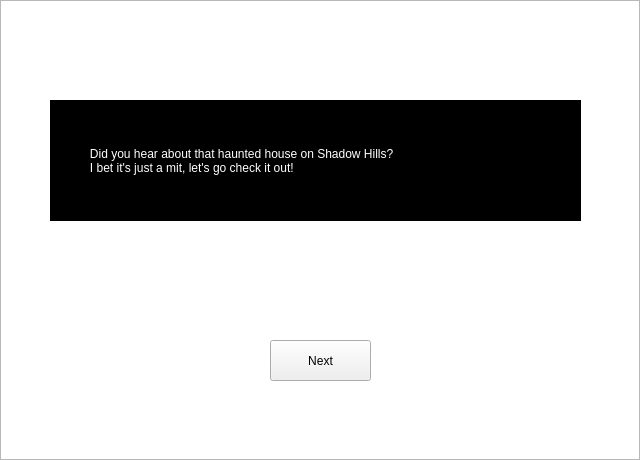
<?xml version="1.0" encoding="UTF-8"?>
<ui version="4.0">
 <class>entry</class>
 <widget class="QWidget" name="entry">
  <property name="geometry">
   <rect>
    <x>0</x>
    <y>0</y>
    <width>640</width>
    <height>460</height>
   </rect>
  </property>
  <property name="windowTitle">
   <string>Form</string>
  </property>
  <widget class="QGraphicsView" name="graphicsView">
   <property name="geometry">
    <rect>
     <x>0</x>
     <y>0</y>
     <width>640</width>
     <height>460</height>
    </rect>
   </property>
   <property name="styleSheet">
    <string notr="true">border-image: url(:/res/images/graphics1.jpg)  0 0 0 0 stretch stretch;</string>
   </property>
  </widget>
  <widget class="QPushButton" name="nextButton">
   <property name="geometry">
    <rect>
     <x>270</x>
     <y>340</y>
     <width>101</width>
     <height>41</height>
    </rect>
   </property>
   <property name="text">
    <string>Next</string>
   </property>
  </widget>
  <widget class="QLabel" name="label">
   <property name="geometry">
    <rect>
     <x>50</x>
     <y>100</y>
     <width>531</width>
     <height>121</height>
    </rect>
   </property>
   <property name="styleSheet">
    <string notr="true">background-color: rgb(0, 0, 0, 200, 40);
color: rgb(255, 255, 255);
font: 12pt &quot;MS UI Gothic&quot;;</string>
   </property>
   <property name="text">
    <string>            Did you hear about that haunted house on Shadow Hills?
            I bet it's just a mit, let's go check it out! </string>
   </property>
  </widget>
 </widget>
 <resources/>
 <connections/>
</ui>
